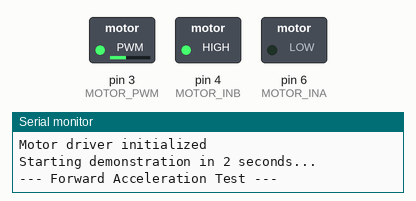
A sketch run on a simulated Arduino Uno, built with avr-gcc and run on an emulated ATmega328P. Shown: switched loads named in the sketch (green lamp = pin HIGH), the last lines printed to the serial monitor.

Above: at 2.15 s.
At 4.15 s:
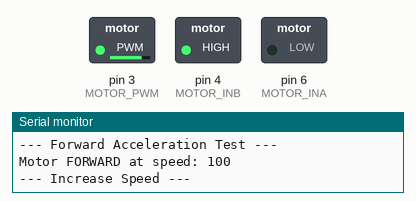
At 8.1 s:
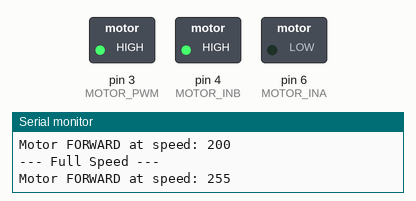
At 11.6 s:
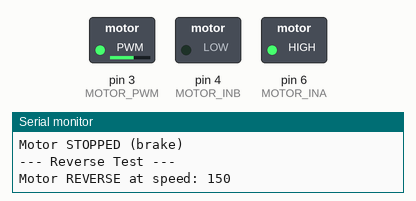
At 15.1 s:
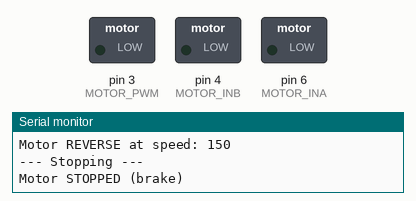
Timing chart, 0 to 19.0 s (numbered marks = the images above):
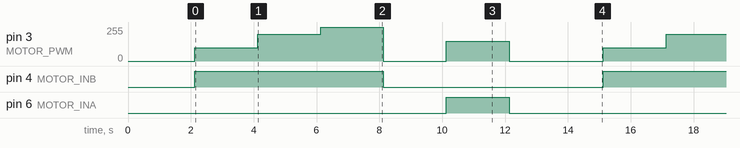

The sketch:

Day_75_Single_Motor_Control.ino
```cpp
// *************************************************************************************
// *******   Day 75: Single Motor Control                                       *******
// *******   VHS Robotics Class - Arduino Programming                            *******
// *************************************************************************************
// *******   Learning Objectives:                                                *******
// *******   - Understand motor driver operation (direction + PWM)               *******
// *******   - Control motor direction using digital pins                        *******
// *******   - Control motor speed using analogWrite() PWM                       *******
// *******   - Practice smooth acceleration and deceleration                     *******
// *************************************************************************************

// ===================================================================================
// HARDWARE SETUP - VNH5019 Motor Driver
// ===================================================================================
// The VNH5019 motor driver uses 3 pins to control one motor:
//   INA & INB: Direction control pins (digital outputs)
//   PWM:       Speed control pin (PWM output, 0-255)
//
// Direction Truth Table:
//   INA=LOW,  INB=HIGH  →  Motor spins FORWARD
//   INA=HIGH, INB=LOW   →  Motor spins REVERSE
//   INA=LOW,  INB=LOW   →  Motor BRAKE (active stop)
//   INA=HIGH, INB=HIGH  →  Motor BRAKE (active stop)
// ===================================================================================

// Motor driver pin definitions
const int MOTOR_INA = 6;      // Direction control A
const int MOTOR_INB = 4;      // Direction control B
const int MOTOR_PWM = 3;      // PWM speed control (must be PWM-capable pin)

// PWM Settings
const int MIN_SPEED = 0;      // Minimum PWM value (motor stopped)
const int MAX_SPEED = 255;    // Maximum PWM value (full speed)

// Global variable to track current motor speed
int currentSpeed = 0;

// ===================================================================================
// SETUP - Runs once when Arduino powers on or resets
// ===================================================================================
void setup() {
  // Initialize Serial Monitor for debugging
  Serial.begin(9600);
  Serial.println("=================================");
  Serial.println("Day 75: Single Motor Control");
  Serial.println("=================================");

  // Configure motor driver pins as outputs
  pinMode(MOTOR_INA, OUTPUT);
  pinMode(MOTOR_INB, OUTPUT);
  pinMode(MOTOR_PWM, OUTPUT);

  // Safety: Ensure motor is stopped at startup
  stopMotor();

  Serial.println("Motor driver initialized");
  Serial.println("Starting demonstration in 2 seconds...");
  delay(2000);
}

// ===================================================================================
// LOOP - Runs continuously
// ===================================================================================
void loop() {
  // Demonstration sequence - students will modify this for their challenges

  Serial.println("\n--- Forward Acceleration Test ---");
  driveForward(100);    // Drive forward at medium speed
  delay(2000);          // Run for 2 seconds

  Serial.println("\n--- Increase Speed ---");
  driveForward(200);    // Increase to higher speed
  delay(2000);

  Serial.println("\n--- Full Speed ---");
  driveForward(255);    // Maximum speed
  delay(2000);

  Serial.println("\n--- Stopping ---");
  stopMotor();          // Stop the motor
  delay(2000);

  Serial.println("\n--- Reverse Test ---");
  driveReverse(150);    // Drive reverse at medium speed
  delay(2000);

  Serial.println("\n--- Stopping ---");
  stopMotor();
  delay(3000);          // Wait before repeating
}

// ===================================================================================
// MOTOR CONTROL FUNCTIONS
// ===================================================================================

/**
 * Drive motor forward at specified speed
 * @param speed PWM value (0-255), where 0=stopped, 255=full speed
 */
void driveForward(int speed) {
  // Constrain speed to valid range
  speed = constrain(speed, MIN_SPEED, MAX_SPEED);

  // Set direction: INA=LOW, INB=HIGH for forward
  digitalWrite(MOTOR_INA, LOW);
  digitalWrite(MOTOR_INB, HIGH);

  // Set speed using PWM
  analogWrite(MOTOR_PWM, speed);

  // Update global tracking variable
  currentSpeed = speed;

  // Debug output
  Serial.print("Motor FORWARD at speed: ");
  Serial.println(speed);
}

/**
 * Drive motor in reverse at specified speed
 * @param speed PWM value (0-255), where 0=stopped, 255=full speed
 */
void driveReverse(int speed) {
  // Constrain speed to valid range
  speed = constrain(speed, MIN_SPEED, MAX_SPEED);

  // Set direction: INA=HIGH, INB=LOW for reverse
  digitalWrite(MOTOR_INA, HIGH);
  digitalWrite(MOTOR_INB, LOW);

  // Set speed using PWM
  analogWrite(MOTOR_PWM, speed);

  // Update global tracking variable
  currentSpeed = -speed;  // Negative indicates reverse

  // Debug output
  Serial.print("Motor REVERSE at speed: ");
  Serial.println(speed);
}

/**
 * Stop the motor using active brake
 * (Both direction pins LOW creates braking effect)
 */
void stopMotor() {
  // Set both direction pins LOW for active brake
  digitalWrite(MOTOR_INA, LOW);
  digitalWrite(MOTOR_INB, LOW);

  // Set PWM to 0
  analogWrite(MOTOR_PWM, 0);

  // Update tracking variable
  currentSpeed = 0;

  // Debug output
  Serial.println("Motor STOPPED (brake)");
}

/**
 * Coast the motor to a stop (no braking)
 * (Both direction pins HIGH or PWM=0 allows coasting)
 */
void coastMotor() {
  // Set PWM to 0 but leave direction unchanged
  analogWrite(MOTOR_PWM, 0);

  // Update tracking variable
  currentSpeed = 0;

  // Debug output
  Serial.println("Motor COASTING to stop");
}

// ===================================================================================
// CHALLENGE FUNCTIONS - Students will complete these!
// ===================================================================================

/**
 * CHALLENGE 1: Smooth Acceleration
 * Gradually increase speed from current speed to target speed
 *
 * TODO: Students write this function
 * Hints:
 *  - Use a for loop to step from currentSpeed to targetSpeed
 *  - Add small delay between steps (10-50ms)
 *  - Use driveForward() or driveReverse() based on direction
 *
 * @param targetSpeed Final speed to reach (-255 to +255)
 *                    Positive = forward, Negative = reverse
 */
void smoothAccelerate(int targetSpeed) {
  // TODO: Student code here

  // Example structure (students fill in details):
  // if (targetSpeed > currentSpeed) {
  //   for (int speed = currentSpeed; speed <= targetSpeed; speed += 5) {
  //     driveForward(speed);
  //     delay(20);
  //   }
  // }
}

/**
 * CHALLENGE 2: Timed Drive
 * Drive at specified speed for specified duration
 *
 * TODO: Students write this function
 * Hints:
 *  - Use millis() for non-blocking timing
 *  - Check if duration has elapsed
 *  - Stop motor when time is up
 *
 * @param speed Motor speed (-255 to +255)
 * @param durationMs Time to drive in milliseconds
 */
void timedDrive(int speed, unsigned long durationMs) {
  // TODO: Student code here

  // Example structure:
  // unsigned long startTime = millis();
  //
  // if (speed >= 0) {
  //   driveForward(speed);
  // } else {
  //   driveReverse(abs(speed));
  // }
  //
  // while (millis() - startTime < durationMs) {
  //   // Wait for duration to complete
  // }
  //
  // stopMotor();
}

/**
 * CHALLENGE 3: Speed Ramping
 * Create a "breathing" motor effect - ramp up then ramp down
 *
 * TODO: Students write this function
 * Hints:
 *  - Ramp from 0 to maxSpeed
 *  - Then ramp from maxSpeed back to 0
 *  - Use delay between steps for smooth effect
 *
 * @param maxSpeed Maximum speed to reach
 * @param stepDelay Delay between speed changes (ms)
 */
void breathingPattern(int maxSpeed, int stepDelay) {
  // TODO: Student code here
}

// ===================================================================================
// EXTENSION CHALLENGES (Advanced Students)
// ===================================================================================

/**
 * EXTENSION 1: Motor Test Sequence
 * Run through complete motor test:
 *  1. Slow forward
 *  2. Medium forward
 *  3. Fast forward
 *  4. Smooth deceleration
 *  5. Pause
 *  6. Slow reverse
 *  7. Smooth stop
 *
 * Use your smoothAccelerate() function for transitions!
 */
void motorTestSequence() {
  // TODO: Student code here
}

/**
 * EXTENSION 2: Read Motor Current (if current sense available)
 * VNH5019 has current sense output: approximately 140 mV/A
 *
 * @param csPin Analog pin connected to CS (current sense) output
 * @return Estimated motor current in Amps
 */
float readMotorCurrent(int csPin) {
  // TODO: Student code here
  // Hints:
  //  - Use analogRead() to get raw value
  //  - Convert to voltage: (raw * 3.3) / 1023.0
  //  - Convert to amps: voltage / 0.140

  return 0.0;  // Placeholder
}
```

Measured:
- by itself, pin 3 (MOTOR_PWM): repeats every 13.0 s: 200/255 2.0 s, 255/255 2.0 s, 0/255 2.0 s, 150/255 2.0 s, 0/255 3.0 s, 100/255 2.0 s
- by itself, pin 4 (MOTOR_INB): alternates HIGH for 6.0 s and LOW for 7.0 s
- by itself, pin 6 (MOTOR_INA): alternates HIGH for 2.0 s and LOW for 11.0 s
